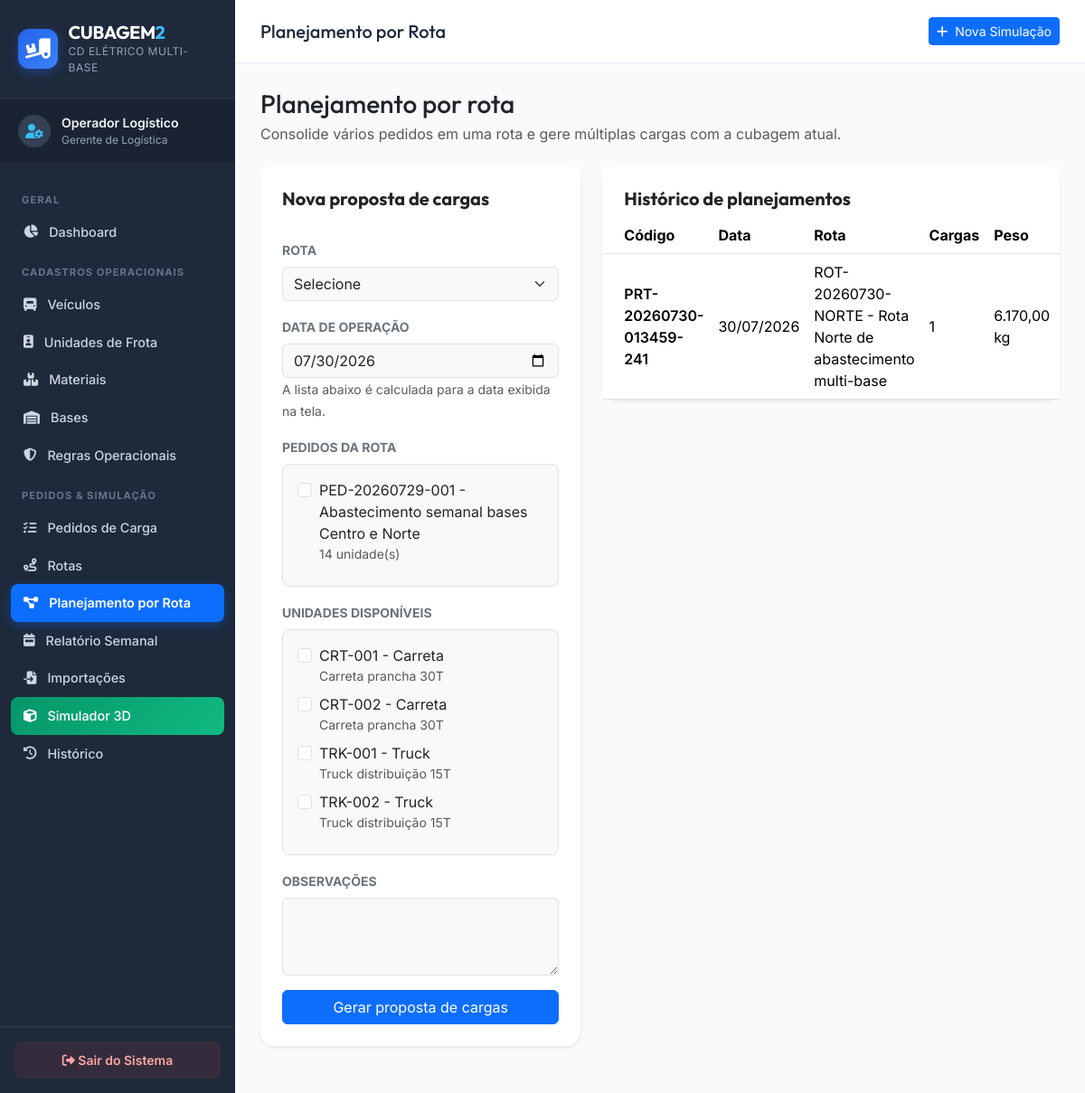
/pages/planejamento_rotas.php, run on the app's committed database.
### tables this page shows
CREATE TABLE pedidos_carga (
  id INTEGER PRIMARY KEY AUTOINCREMENT,
  codigo_pedido TEXT NOT NULL UNIQUE,
  descricao TEXT NOT NULL,
  status TEXT DEFAULT 'rascunho',
  observacoes TEXT NULL,
  created_at DATETIME DEFAULT CURRENT_TIMESTAMP,
  updated_at DATETIME DEFAULT CURRENT_TIMESTAMP
);

CREATE TABLE unidades_veiculo (
  id INTEGER PRIMARY KEY AUTOINCREMENT,
  veiculo_id INTEGER NOT NULL,
  codigo_unidade TEXT NOT NULL UNIQUE,
  status_operacional TEXT DEFAULT 'disponivel',
  ativo INTEGER DEFAULT 1,
  observacoes TEXT NULL,
  created_at DATETIME DEFAULT CURRENT_TIMESTAMP,
  updated_at DATETIME DEFAULT CURRENT_TIMESTAMP,
  FOREIGN KEY (veiculo_id) REFERENCES veiculos(id) ON DELETE RESTRICT
);

CREATE TABLE veiculos (
  id INTEGER PRIMARY KEY AUTOINCREMENT,
  tipo TEXT NOT NULL,
  nome TEXT NOT NULL,
  capacidade_kg REAL NOT NULL,
  capacidade_m3 REAL NOT NULL,
  comprimento_m REAL NOT NULL,
  largura_m REAL NOT NULL,
  altura_m REAL NOT NULL,
  max_lastros INTEGER DEFAULT 2,
  acesso_descarga TEXT DEFAULT 'traseira',
  quantidade_disponivel INTEGER DEFAULT 1,
  observacoes TEXT NULL,
  created_at DATETIME DEFAULT CURRENT_TIMESTAMP,
  updated_at DATETIME DEFAULT CURRENT_TIMESTAMP
);

CREATE TABLE planejamento_rotas (
  id INTEGER PRIMARY KEY AUTOINCREMENT,
  codigo_planejamento TEXT NOT NULL UNIQUE,
  rota_id INTEGER NOT NULL,
  pedido_consolidado_id INTEGER NOT NULL,
  simulacao_id INTEGER NOT NULL,
  data_operacao DATE NOT NULL,
  status TEXT DEFAULT 'planejado',
  total_cargas INTEGER DEFAULT 0,
  total_peso_kg REAL DEFAULT 0,
  total_volume_m3 REAL DEFAULT 0,
  score_total REAL DEFAULT 0,
  observacoes TEXT NULL,
  created_at DATETIME DEFAULT CURRENT_TIMESTAMP,
  updated_at DATETIME DEFAULT CURRENT_TIMESTAMP,
  FOREIGN KEY (rota_id) REFERENCES rotas(id) ON DELETE CASCADE,
  FOREIGN KEY (pedido_consolidado_id) REFERENCES pedidos_carga(id) ON DELETE RESTRICT,
  FOREIGN KEY (simulacao_id) REFERENCES simulacoes(id) ON DELETE CASCADE
);

CREATE TABLE rotas (
  id INTEGER PRIMARY KEY AUTOINCREMENT,
  codigo TEXT NOT NULL UNIQUE,
  descricao TEXT NOT NULL,
  data_planejada DATE NULL,
  origem_base_id INTEGER NULL,
  status TEXT DEFAULT 'planejada',
  observacoes TEXT NULL,
  created_at DATETIME DEFAULT CURRENT_TIMESTAMP,
  updated_at DATETIME DEFAULT CURRENT_TIMESTAMP,
  FOREIGN KEY (origem_base_id) REFERENCES bases_operacionais(id) ON DELETE SET NULL
);

### controllers/PedidoCargaController.php (called while the page is built, shortened)
<?php
require_once __DIR__ . '/../models/PedidoCarga.php';
class PedidoCargaController {
    private PedidoCarga $model;
    public function __construct() {
        $this->model = new PedidoCarga();
    }
    public function listar(): array {
        return $this->model->listarTodos();
    }
}

### models/PedidoCarga.php (called while the page is built, shortened)
<?php
require_once __DIR__ . '/../config/conexao.php';
class PedidoCarga {
    private PDO $pdo;
    public function __construct() {
        global $pdo;
        $this->pdo = $pdo;
    }
    public function listarTodos(): array {
        $sql = 'SELECT p.*,
                       COUNT(i.id) AS linhas,
                       COALESCE(SUM(i.quantidade), 0) AS unidades
                FROM pedidos_carga p
                LEFT JOIN pedido_itens i ON i.pedido_id = p.id
                WHERE p.status NOT IN ("planejamento_rota", "simulacao_multi")
                GROUP BY p.id
                ORDER BY p.id DESC';
        return $this->pdo->query($sql)->fetchAll();
    }
}

### controllers/UnidadeVeiculoController.php (called while the page is built, shortened)
<?php
require_once __DIR__ . '/../models/UnidadeVeiculo.php';
class UnidadeVeiculoController {
    private UnidadeVeiculo $model;
    public function __construct() {
        $this->model = new UnidadeVeiculo();
    }
    public function listarDisponiveisNaData(string $dataOperacao): array {
        return $this->model->listarDisponiveisNaData($dataOperacao);
    }
}

### models/UnidadeVeiculo.php (called while the page is built, shortened)
<?php
require_once __DIR__ . '/../config/conexao.php';
class UnidadeVeiculo {
    private PDO $pdo;
    public function __construct() {
        global $pdo;
        $this->pdo = $pdo;
    }
    public function listarDisponiveisNaData(string $dataOperacao): array {
        $stmt = $this->pdo->prepare(
            'SELECT u.*, v.nome AS veiculo_nome, v.tipo AS veiculo_tipo
             FROM unidades_veiculo u
             JOIN veiculos v ON v.id = u.veiculo_id
             WHERE u.ativo = 1
               AND u.status_operacional = "disponivel"
               AND u.id NOT IN (
                   SELECT pc.unidade_veiculo_id
                   FROM planejamento_cargas pc
                   JOIN planejamento_rotas pr ON pr.id = pc.planejamento_id
                   WHERE pc.unidade_veiculo_id IS NOT NULL
                     AND pr.data_operacao = ?
                     AND pr.status <> "cancelado"
               )
             ORDER BY v.tipo ASC, u.codigo_unidade ASC'
        );
        $stmt->execute([$dataOperacao]);
        return $stmt->fetchAll();
    }
}

### controllers/PlanejamentoRotaController.php (called while the page is built, shortened)
<?php
require_once __DIR__ . '/../models/PlanejamentoRota.php';
class PlanejamentoRotaController {
    private PlanejamentoRota $model;
    public function __construct() {
        $this->model = new PlanejamentoRota();
    }
    public function listar(?string $dataInicio = null, ?string $dataFim = null): array {
        return $this->model->listarTodos($dataInicio, $dataFim);
    }
}

### models/PlanejamentoRota.php (called while the page is built, shortened)
<?php
require_once __DIR__ . '/../config/conexao.php';
require_once __DIR__ . '/PedidoCarga.php';
require_once __DIR__ . '/Simulacao.php';
require_once __DIR__ . '/UnidadeVeiculo.php';
class PlanejamentoRota {
    private PDO $pdo;
    public function __construct() {
        global $pdo;
        $this->pdo = $pdo;
    }
    public function listarTodos(?string $dataInicio = null, ?string $dataFim = null): array {
        $sql = 'SELECT pr.*, r.codigo AS rota_codigo, r.descricao AS rota_descricao, s.codigo_simulacao
                FROM planejamento_rotas pr
                JOIN rotas r ON r.id = pr.rota_id
                JOIN simulacoes s ON s.id = pr.simulacao_id
                WHERE 1 = 1';
        $params = [];
        $sql .= ' ORDER BY pr.data_operacao ASC, pr.codigo_planejamento ASC';
        $stmt = $this->pdo->prepare($sql);
        $stmt->execute($params);
        return $stmt->fetchAll();
    }
}

### pages/planejamento_rotas.php (the view, shortened to what this page needs)
<?php
require_once __DIR__ . '/../controllers/PlanejamentoRotaController.php';
require_once __DIR__ . '/../controllers/PedidoCargaController.php';
require_once __DIR__ . '/../controllers/UnidadeVeiculoController.php';
require_once __DIR__ . '/../includes/header.php';
require_once __DIR__ . '/../includes/menu.php';
$controller = new PlanejamentoRotaController();
$pedidoController = new PedidoCargaController();
$unidadeController = new UnidadeVeiculoController();
$dataOperacao = $_POST['data_operacao'] ?? date('Y-m-d');
$pedidos = $pedidoController->listar();
$unidadesDisponiveis = $unidadeController->listarDisponiveisNaData($dataOperacao);
$historico = $controller->listar();
?>
<div class="container-fluid p-0">
    <div class="d-flex justify-content-between align-items-center mb-4">
        <div>
            <h2 class="h3 mb-1 text-dark">Planejamento por rota</h2>
            <p class="text-muted mb-0">Consolide vários pedidos em uma rota e gere múltiplas cargas com a cubagem atual.</p>
        </div>
    </div>
    <div class="row g-4 mb-4">
        <div class="col-xl-5">
            <div class="card border-0 shadow-sm rounded-4">
                <div class="card-header bg-white border-0 pt-4 px-4"><h5 class="fw-bold mb-0">Nova proposta de cargas</h5></div>
                <div class="card-body p-4">
                    <form method="post">
                        <div class="mb-3">
                            <label class="form-label small fw-bold text-secondary">ROTA</label>
                            <select name="rota_id" class="form-select bg-light" required>
                                <option value="">Selecione</option>
                            </select>
                        </div>
                        <div class="mb-3">
                            <label class="form-label small fw-bold text-secondary">DATA DE OPERAÇÃO</label>
                            <input type="date" name="data_operacao" class="form-control bg-light" value="<?= htmlspecialchars($dataOperacao) ?>" required>
                            <small class="text-muted">A lista abaixo é calculada para a data exibida na tela.</small>
                        </div>
                        <div class="mb-3">
                            <label class="form-label small fw-bold text-secondary">PEDIDOS DA ROTA</label>
                            <div class="border rounded-3 p-3 bg-light" style="max-height: 260px; overflow-y: auto;">
                                <?php foreach ($pedidos as $pedido): ?>
                                    <?php $checked = in_array((string) $pedido['id'], array_map('strval', $_POST['pedido_ids'] ?? []), true); ?>
                                    <div class="form-check mb-2">
                                        <input class="form-check-input" type="checkbox" name="pedido_ids[]" value="<?= (int) $pedido['id'] ?>" id="pedido_<?= (int) $pedido['id'] ?>" <?= $checked ? 'checked' : '' ?>>
                                        <label class="form-check-label" for="pedido_<?= (int) $pedido['id'] ?>">
                                            <?= htmlspecialchars($pedido['codigo_pedido']) ?> - <?= htmlspecialchars($pedido['descricao']) ?>
                                            <small class="text-muted d-block"><?= (int) $pedido['unidades'] ?> unidade(s)</small>
                                        </label>
                                    </div>
                                <?php endforeach; ?>
                            </div>
                        </div>
                        <div class="mb-3">
                            <label class="form-label small fw-bold text-secondary">UNIDADES DISPONÍVEIS</label>
                            <div class="border rounded-3 p-3 bg-light" style="max-height: 260px; overflow-y: auto;">
                                <?php if (empty($unidadesDisponiveis)): ?>
                                    <div class="text-muted">Nenhuma unidade disponível nesta data.</div>
                                <?php else: ?>
                                    <?php foreach ($unidadesDisponiveis as $unidade): ?>
                                        <?php $checked = in_array((string) $unidade['id'], array_map('strval', $_POST['unidade_ids'] ?? []), true); ?>
                                        <div class="form-check mb-2">
                                            <input class="form-check-input" type="checkbox" name="unidade_ids[]" value="<?= (int) $unidade['id'] ?>" id="unidade_<?= (int) $unidade['id'] ?>" <?= $checked ? 'checked' : '' ?>>
                                            <label class="form-check-label" for="unidade_<?= (int) $unidade['id'] ?>">
                                                <?= htmlspecialchars($unidade['codigo_unidade']) ?> - <?= htmlspecialchars($unidade['veiculo_tipo']) ?>
                                                <small class="text-muted d-block"><?= htmlspecialchars($unidade['veiculo_nome']) ?></small>
                                            </label>
                                        </div>
                                    <?php endforeach; ?>
                                <?php endif; ?>
                            </div>
                        </div>
                        <div class="mb-3">
                            <label class="form-label small fw-bold text-secondary">OBSERVAÇÕES</label>
                            <textarea name="observacoes" class="form-control bg-light" rows="3"><?= htmlspecialchars($_POST['observacoes'] ?? '') ?></textarea>
                        </div>
                        <button type="submit" class="btn btn-primary w-100">Gerar proposta de cargas</button>
                    </form>
                </div>
            </div>
        </div>
        <div class="col-xl-7">
            <div class="card border-0 shadow-sm rounded-4">
                <div class="card-header bg-white border-0 pt-4 px-4"><h5 class="fw-bold mb-0">Histórico de planejamentos</h5></div>
                <div class="card-body p-0">
                    <div class="table-responsive">
                        <table class="table table-hover align-middle mb-0">
                            <thead class="bg-light">
                                <tr>
                                    <th class="ps-4">Código</th>
                                    <th>Data</th>
                                    <th>Rota</th>
                                    <th>Cargas</th>
                                    <th>Peso</th>
                                    <th class="pe-4">Simulação</th>
                                </tr>
                            </thead>
                            <tbody>
                                <?php if (empty($historico)): ?>
                                    <tr><td colspan="6" class="text-center py-4 text-muted">Nenhum planejamento gerado.</td></tr>
                                <?php else: ?>
                                    <?php foreach ($historico as $item): ?>
                                        <tr>
                                            <td class="ps-4 fw-semibold"><?= htmlspecialchars($item['codigo_planejamento']) ?></td>
                                            <td><?= date('d/m/Y', strtotime($item['data_operacao'])) ?></td>
                                            <td><?= htmlspecialchars($item['rota_codigo']) ?> - <?= htmlspecialchars($item['rota_descricao']) ?></td>
                                            <td><?= (int) $item['total_cargas'] ?></td>
                                            <td><?= number_format($item['total_peso_kg'], 2, ',', '.') ?> kg</td>
                                            <td class="pe-4"><a href="resultado_simulacao.php?id=<?= (int) $item['simulacao_id'] ?>" class="btn btn-sm btn-outline-primary">Abrir</a></td>
                                        </tr>
                                    <?php endforeach; ?>
                                <?php endif; ?>
                            </tbody>
                        </table>
                    </div>
                </div>
            </div>
        </div>
    </div>
</div>
<?php require_once __DIR__ . '/../includes/footer.php'; ?>

### assets/css/style.css (style rules this page uses)
:root { --primary-color: #0d6efd; --primary-hover: #0b5ed7; --dark-bg: #0f172a; --sidebar-bg: #1e293b; --sidebar-active: #334155; --card-bg: #ffffff; --border-color: #e2e8f0; --text-primary: #1e293b; --text-secondary: #64748b; --accent-munck: #d97706; --accent-truck: #2563eb; --accent-carreta: #059669; --accent-warning: #f59e0b; --accent-danger: #ef4444; --accent-success: #10b981; --radius-sm: 8px; --radius-md: 12px; --radius-lg: 16px; --shadow-sm: 0 1px 3px rgba(0,0,0,0.1); --shadow-md: 0 4px 6px -1px rgba(0,0,0,0.1), 0 2px 4px -1px rgba(0,0,0,0.06); --shadow-lg: 0 10px 15px -3px rgba(0,0,0,0.1), 0 4px 6px -2px rgba(0,0,0,0.05); }
body { font-family: 'Inter', system-ui, -apple-system, sans-serif; background-color: #f8fafc; color: var(--text-primary); margin: 0; padding: 0; }
h1, h2, h3, h4, h5, h6 { font-family: 'Outfit', 'Inter', sans-serif; font-weight: 700; }

### data on the page
pedidos_carga: codigo_pedido "PED-20260729-001", descricao "Abastecimento semanal bases Centro e Norte", unidades "14"
unidades_veiculo: codigo_unidade "CRT-001", veiculo.tipo "Carreta", veiculo.nome "Carreta prancha 30T"
unidades_veiculo: codigo_unidade "CRT-002", veiculo.tipo "Carreta", veiculo.nome "Carreta prancha 30T"
unidades_veiculo: codigo_unidade "TRK-001", veiculo.tipo "Truck", veiculo.nome "Truck distribuição 15T"
unidades_veiculo: codigo_unidade "TRK-002", veiculo.tipo "Truck", veiculo.nome "Truck distribuição 15T"
planejamento_rotas: codigo_planejamento "PRT-20260730-013459-241", data_operacao "30/07/2026", rota.codigo "ROT-20260730-NORTE", rota.descricao "Rota Norte de abastecimento multi-base", total_cargas "1", total_peso_kg "6.170,00"

### other printed values
$usuarioLogado['nome'] "Operador Logístico"
$usuarioLogado['cargo'] "Gerente de Logística"
$pageTitle "Planejamento por Rota"
